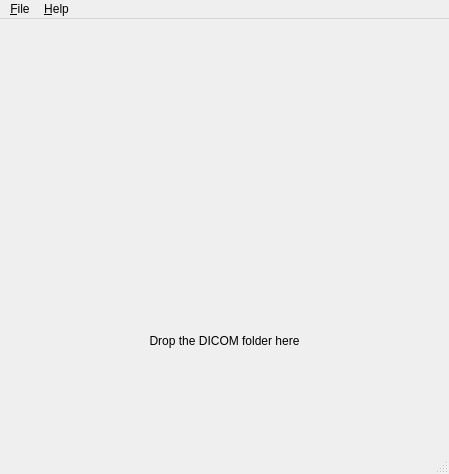
<?xml version="1.0" encoding="UTF-8"?>
<ui version="4.0">
 <class>MainWindow</class>
 <widget class="QMainWindow" name="MainWindow">
  <property name="geometry">
   <rect>
    <x>0</x>
    <y>0</y>
    <width>449</width>
    <height>474</height>
   </rect>
  </property>
  <property name="windowTitle">
   <string>EUCAIM DICOM Upload</string>
  </property>
  <widget class="QWidget" name="centralwidget">
   <layout class="QGridLayout" name="gridLayout">
    <item row="0" column="0">
     <widget class="QLabel" name="label">
      <property name="text">
       <string/>
      </property>
      <property name="pixmap">
       <pixmap resource="resources.qrc">:/upload.png</pixmap>
      </property>
      <property name="alignment">
       <set>Qt::AlignCenter</set>
      </property>
     </widget>
    </item>
    <item row="1" column="0">
     <widget class="QLabel" name="label_2">
      <property name="text">
       <string>Drop the DICOM folder here</string>
      </property>
      <property name="alignment">
       <set>Qt::AlignCenter</set>
      </property>
     </widget>
    </item>
   </layout>
  </widget>
  <widget class="QMenuBar" name="menubar">
   <property name="geometry">
    <rect>
     <x>0</x>
     <y>0</y>
     <width>449</width>
     <height>24</height>
    </rect>
   </property>
   <widget class="QMenu" name="menu_File">
    <property name="title">
     <string>&amp;File</string>
    </property>
    <addaction name="action_Open"/>
    <addaction name="separator"/>
    <addaction name="actionConfig"/>
   </widget>
   <widget class="QMenu" name="menu_Help">
    <property name="title">
     <string>&amp;Help</string>
    </property>
    <addaction name="action_About"/>
    <addaction name="actionAbout_Qt"/>
   </widget>
   <addaction name="menu_File"/>
   <addaction name="menu_Help"/>
  </widget>
  <widget class="QStatusBar" name="statusbar"/>
  <action name="action_About">
   <property name="text">
    <string>&amp;About</string>
   </property>
  </action>
  <action name="action_Open">
   <property name="text">
    <string>&amp;Open..</string>
   </property>
  </action>
  <action name="actionAbout_Qt">
   <property name="text">
    <string>About Qt</string>
   </property>
  </action>
  <action name="actionConfig">
   <property name="text">
    <string>Edit config..</string>
   </property>
   <property name="toolTip">
    <string>Edit configuration</string>
   </property>
  </action>
 </widget>
 <resources>
  <include location="resources.qrc"/>
 </resources>
 <connections/>
</ui>
